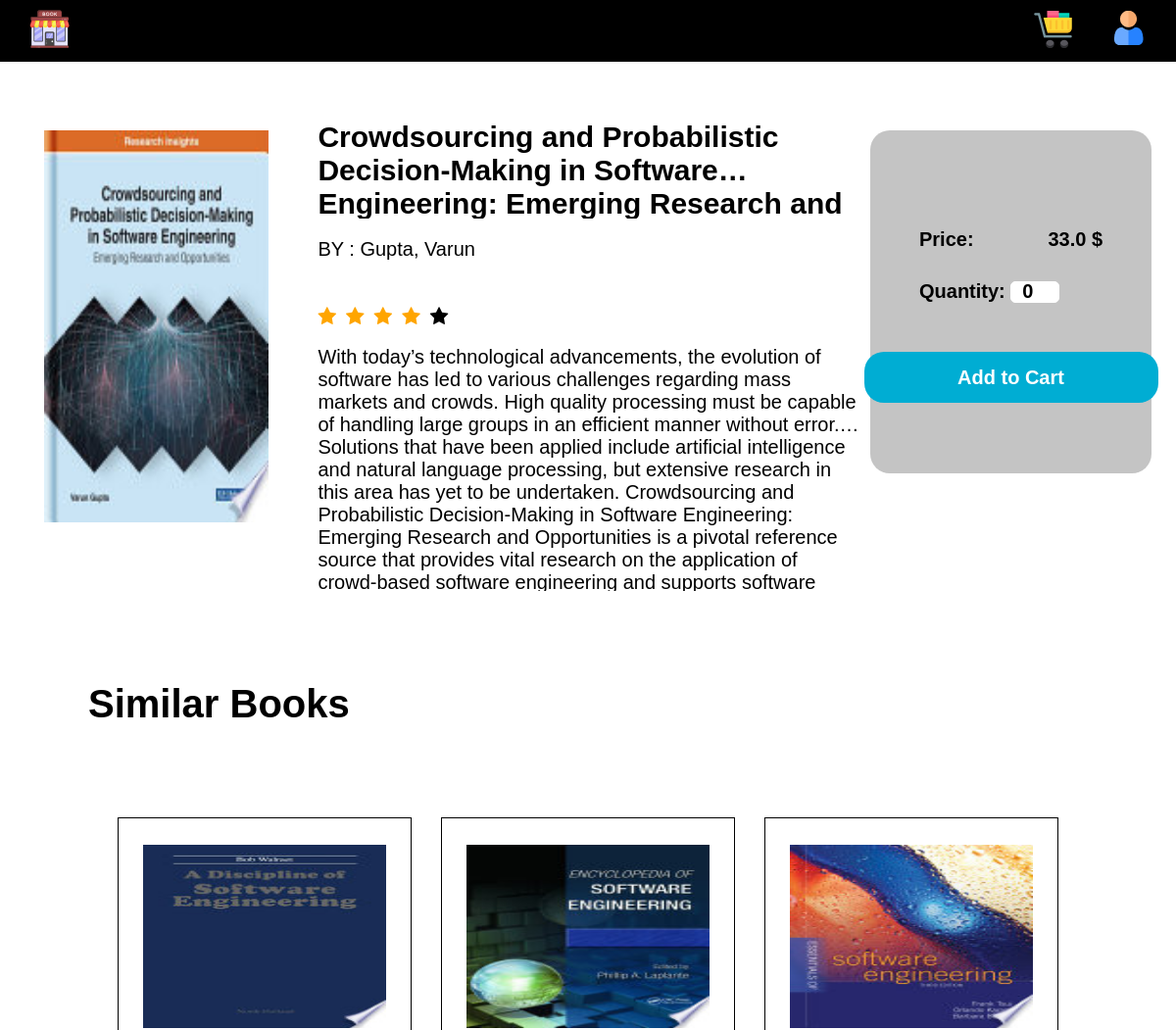
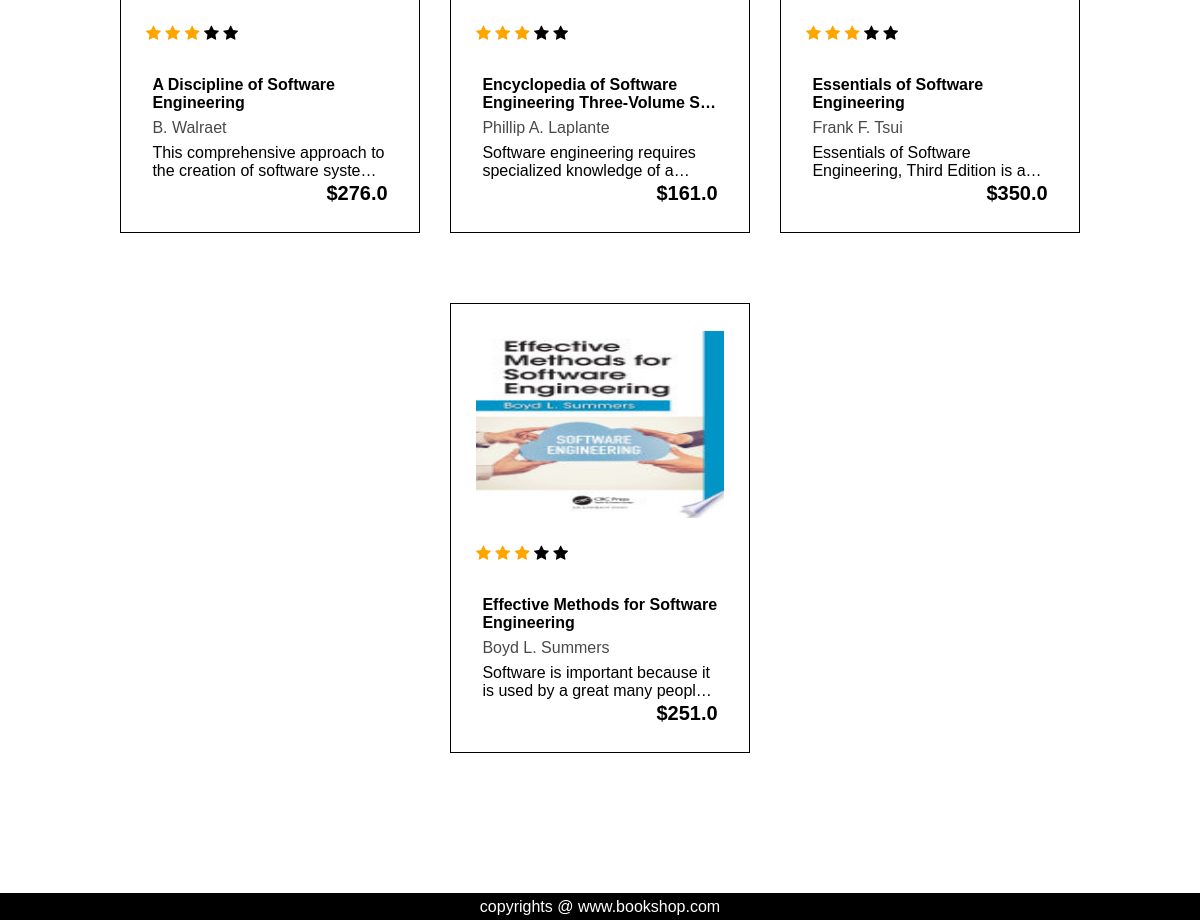
/book/9 (signed in), run on the app's committed database (2 pictures, top to bottom).
### tables this page shows
CREATE TABLE Book(
	book_id INTEGER PRIMARY KEY AUTOINCREMENT,
  	title TEXT NOT NULL,
  	author TEXT,
  	image TEXT,
  	price REAL NOT NULL,
  	subscript TEXT,
  	quantity INTEGER NOT NULL,
  	state INTEGER NOT NULL DEFAULT 0,
  	writer_id INTEGER,
  	category_id INTEGER,
  	FOREIGN KEY (writer_id) REFERENCES User(user_id),
  	FOREIGN KEY (category_id) REFERENCES Category(category_id)
);

### app.py (the view)
@app.route("/book/<int:bookId>", methods=["GET", "POST"])
@login_required
def book(bookId):
    bookInfo = getQuaryFromDataBase(
        "Books.db",
        "select * from Book where book_id = ? and state = ?",
        bookId,
        1,
    )
    if bookInfo != None and len(bookInfo) != 1:
        return redirect(url_for("home"))
    else:
        bookInfo = bookInfo[0]
    bookInfo["image"] = correctImage(bookInfo["image"])
    similarBookInfo = getQuaryFromDataBase(
        "Books.db",
        "select * from Book where category_id = ? and state = ? LIMIT 4",
        bookInfo["category_id"],
        1,
    )
    quantityOfBook = 0
    if request.method == "POST":
        if session.get("user_id") == None:
            error_message = createErrorMessage(
                True,
                "login_required",
                "You have to login fisrt to be able to buy this item.",
            )
            return render_template("signin.html", err_mes=error_message)
        if int(request.form.get("quantity")) < 1:
            return render_template(
                "book.html",
                bookInfo=bookInfo,
                quantity=quantityOfBook,
                simBooks=similarBookInfo,
                err_mes=createErrorMessage(
                    True, "invaled value", "Quantity can not be non positive!"
                ),
            )
        if session.get("cart") != None:  # if cart already created
            session["cart"][bookId] = int(request.form.get("quantity"))
        else:  # if cart not created
            session["cart"] = {}  # cart will be a dict
            session["cart"][bookId] = int(request.form.get("quantity"))
        return redirect(url_for("book", bookId=str(bookId)))
    else:
        try:
            quantityOfBook = int(session["cart"][bookId])
        except:
            quantityOfBook = 0
        return render_template(
            "book.html",
            bookInfo=bookInfo,
            quantity=quantityOfBook,
            simBooks=similarBookInfo,
            err_mes=createErrorMessage(),
        )

### app.py (called while the page is built)
def login_required(f):
    @wraps(f)
    def decorated_function(*args, **kwargs):
        if session.get("user_id") is None:
            return redirect("/signin")
        return f(*args, **kwargs)
    return decorated_function

@app.after_request
def after_request(response):
    response.headers["Cache-Control"] = "no-cache, no-store, must-revalidate"
    response.headers["Expires"] = 0
    response.headers["Pragma"] = "no-cache"
    return response

def getData(db_fetch, db_disc):
    cols_disc = [col[0] for col in db_disc]
    rows = [dict(zip(cols_disc, row)) for row in db_fetch]
    return rows

def getQuaryFromDataBase(database="Books.db", quary_text="", *args):
    con = sqlite3.connect(database)
    db = con.cursor()
    con.row_factory = sqlite3.Row
    if len(tuple(args)) == 0:
        try:
            db.execute(quary_text)
            data = getData(db.fetchall(), db.description)
            con.commit()
            db.close()
            con.close()
        except:
            return None
    else:
        try:
            db.execute(quary_text, tuple(args))
            data = getData(db.fetchall(), db.description)
            con.commit()
            db.close()
            con.close()
        except:
            return None
    return data

def createErrorMessage(err_state=False, err_type=None, err_mesg_txt=None):
    error_message = {
        "error_state": err_state,
        "error_type": err_type,
        "error_message_text": err_mesg_txt,
    }
    return error_message

def correctImage(imagePath):
    return "..\\" + str(imagePath).replace("/", "\\")

### templates/book.html (shortened to what this page needs)
<!DOCTYPE html>
<html lang="en">
<head>
  <link rel="stylesheet" href="../static/style1.css" />
  <link rel="stylesheet" href="../static/error.css" />
  <link rel="stylesheet" href="https://cdnjs.cloudflare.com/ajax/libs/font-awesome/4.7.0/css/font-awesome.min.css" />
  <link rel="stylesheet" href="https://cdnjs.cloudflare.com/ajax/libs/font-awesome/4.7.0/css/font-awesome.min.css" />
</head>
<body>
  <header>
    <nav>
      <div class="left-navbar">
        <ul>
          <li>
            <a href="{{ url_for('home') }}"><img src="../static/images/book_shop.png" alt="Book" /></a>
          </li>
        </ul>
      </div>
      <div class="right-navbar">
        <ul>
          <li>
            <a href="{{ url_for('profile') }}"><img src="../static/images/user_1.png" alt="Profile" /></a>
          </li>
          <li>
            <a href="{{ url_for('cart') }}">
              <img src="../static/images/shopping_cart_1.png" alt="Store" />
            </a>
          </li>
        </ul>
      </div>
    </nav>
  </header>
  <div class="book">
    <div class="image">
      <img src="{{ '../' + bookInfo['image']}}" alt="" />
    </div>
    <div class="info">
      <div class="title">{{bookInfo['title']}}</div>
      <div class="author">BY : {{bookInfo['author']}}</div>
      <div class="rate">
        <ul>
          <li class="fa fa-star checked"></li>
          <li class="fa fa-star checked"></li>
          <li class="fa fa-star checked"></li>
          <li class="fa fa-star checked"></li>
          <li class="fa fa-star"></li>
        </ul>
      </div>
      <div class="description">
        <p>
          {{ bookInfo["subscript"] }}
        </p>
      </div>
    </div>
    <div class="card">
      <div class="price">
        <span>Price:</span>
        <span> {{ bookInfo['price'] }} $</span>
      </div>
      <div class="quantity">
        <label for="quantity">Quantity:</label>
        <input type="number" form="changeQuantity" name="quantity" id="quantity" min="1" value={{quantity}} />
      </div>
      <form action="{{url_for('book', bookId = bookInfo['book_id'])}}" id="changeQuantity" method="post"
        class="buttons-group">
        <button form="changeQuantity" class="add-btn" type="submit">Add to Cart</button>
      </form>
    </div>
  </div>
  <div class="catigories">
    <div class="head">Similar Books</div>
    <div class="books">
      {% for book in simBooks %}
      <div class="book">
        <div class="img-book">
          <img src="{{ '../' + book['image']}}" alt="" />
        </div>
        <div class="stars">
          <i class="fa fa-star checked"></i>
          <i class="fa fa-star checked"></i>
          <i class="fa fa-star checked"></i>
          <i class="fa fa-star"></i>
          <i class="fa fa-star"></i>
        </div>
        <div class="book-details">
          <div class="title">
            <a href="" class="book-title">
              {{book['title']}}
            </a>
          </div>
          <div class="title">
            <a href="" class="book-creator"> {{book['author']}} </a>
          </div>
          <div class="title">
            <p class="explain">
              {{book['subscript']}}
            </p>
          </div>
          <div class="price">
            <span>${{ book['price'] }}</span>
          </div>
        </div>
      </div>
      {% endfor %}
    </div>
  </div>
  <div class="footer">
    <footer>
      <p>copyrights @ www.bookshop.com</p>
    </footer>
  </div>
</body>
</html>

### static/style1.css (style rules this page uses)
:root { --main-color: #c4c4c4; }
* { font-family: sans-serif; margin: 0px; padding: 0px; box-sizing: border-box; }
nav { padding: 10px; display: flex; justify-content: space-between; align-items: center; background-color: #000000; color: rgb(255, 255, 255); }
.left-navbar ul { display: flex; flex-direction: row; margin-left: 20px; list-style: none; }
.right-navbar ul { display: flex; flex-direction: row-reverse; list-style: none; }
.right-navbar ul li { margin: 0px 20px; }
.book { width: 100%; height: 500px; margin-top: 50px; padding-left: 25px; padding-right: 25px; display: flex; justify-content: space-evenly; }
.book .image { position: relative; height: 80%; width: 20%; display: flex; justify-content: center; align-items: center; margin: 20px; }
.book .image img { width: 100%; height: 100%; }
.book .info { position: relative; width: 60%; flex-basis: 50%; display: flex; flex-direction: column; padding-left: 20px; }
.book .info .title { position: relative; font-size: 30px; font-weight: bold; margin: 10px; height: 20%; width: 100%; color: #000000; display: -webkit-box; -webkit-line-clamp: 2; -webkit-box-orient: vertical; text-overflow: ellipsis; overflow: hidden; }
.book .info .author { position: relative; height: 10%; width: 100%; font-size: 20px; margin: 10px; }
.book .info .rate ul { list-style-type: none; display: flex; margin: 10px; }
.book .info .rate ul li { margin-right: 10px; font-size: 20px; }
.checked { color: orange; }
.book .info .description { position: relative; height: 50%; width: 100%; font-size: 20px; margin: 10px; color: black; display: -webkit-box; -webkit-box-orient: vertical; -webkit-line-clamp: 4; overflow: hidden; text-overflow: ellipsis; }
.book .card { position: relative; width: 20%; height: 70%; flex-basis: 25%; display: flex; flex-direction: column; background-color: var(--main-color); font-size: 20px; margin-top: 20px; margin-left: 20px; padding: 100px 50px; border-radius: 20px; }
.book .card .price { display: flex; flex-direction: row; align-items: center; justify-content: space-between; margin-bottom: 30px; }
.book .card .price { font-size: 20px; font-weight: bold; }
.book .card .quantity { margin-bottom: 50px; }
.book .card .quantity label { font-size: 20px; font-weight: bold; }
.book .card .quantity input { appearance: textfield; width: 50px; height: 22px; text-align: center; padding: 5px 6px; border: 1px solid white; border-radius: 5px; font-size: 20px; font-weight: bold; }
.book .card .buttons-group { display: flex; flex-direction: column; gap: 12px; justify-content: space-between; align-items: center; }
.book .card .buttons-group button { display: block; width: 300px; padding: 20px; border-radius: 20px; }
.book .card .buttons-group .add-btn { background-color: #00add3; color: white; font-size: 20px; font-weight: 700; border-color: white; line-height: 12.1px; }
button { border: none !important; outline: none; }
.books { display: flex; flex-flow: row wrap; justify-content: space-evenly; align-items: center; transition: 600ms; margin-bottom: 30px; padding: 20px; gap: 20px; }
.books .book { background-color: white; position: relative; height: 450px; width: 300px; cursor: pointer; border: 1px solid black; overflow: hidden; display: flex; flex-direction: column; }
.books .img-book { width: 100%; height: 187px; }
.books .img-book img { width: 100%; height: 100%; }
.books .book-details { padding: 0.4rem; }
.books .title { margin-bottom: 7px; }
.books .title .book-title { text-decoration: none; color: black; font-weight: 700; display: -webkit-box; -webkit-line-clamp: 2; -webkit-box-orient: vertical; text-overflow: ellipsis; overflow: hidden; }
.books .title .book-creator { text-decoration: none; color: #4a4949; font-weight: 500; font-size: 1rem; }
.books .explain { font-size: 1rem; font-weight: 500; color: #000000; display: -webkit-box; -webkit-line-clamp: 2; -webkit-box-orient: vertical; text-overflow: ellipsis; overflow: hidden; }
.books .price { display: flex; justify-content: end; }
.books .price span { font-weight: 600; font-size: 20px; line-height: 12.1px; }
.catigories { padding: 90px 90px; display: flex; flex-flow: column wrap; }
.head { font-size: 2.5rem; font-weight: 700; line-height: 31.47px; margin-bottom: 30px; }
footer { height: 27px; color: white; background-color: black; display: flex; justify-content: center; align-items: center; }

### data on the page
Book: title "Crowdsourcing and Probabilistic Decision-Making in Software Engineering: Emerging Research…", author "Gupta, Varun", subscript "With today’s technological advancements, the evolution of software has led to various challenges regarding mass markets and crowds. High quality processing must be capable of handling large groups in an efficient manner without error. Solutions that have been applied include artificial intelligence and natural language processing, but extensive research in this area has yet to be undertaken. Crowdsourcing and Probabilistic Decision-Making in Software Engineering: Emerging Research and Opportunities is a pivotal reference source that provides vital research on the application of crowd-based software engineering and supports…", price "33.0"
Book: shows a picture, title "A Discipline of Software Engineering", author "B. Walraet", subscript "This comprehensive approach to the creation of software…", price "276.0"
Book: shows a picture, title "Encyclopedia of Software Engineering Three-Volume…", author "Phillip A. Laplante", subscript "Software engineering requires specialized knowledge of…", price "161.0"
Book: shows a picture, title "Essentials of Software Engineering", author "Frank F. Tsui", subscript "Essentials of Software Engineering, Third Edition is…", price "350.0"
Book: shows a picture, title "Effective Methods for Software Engineering", author "Boyd L. Summers", subscript "Software is important because it is used by a great many…", price "251.0"
